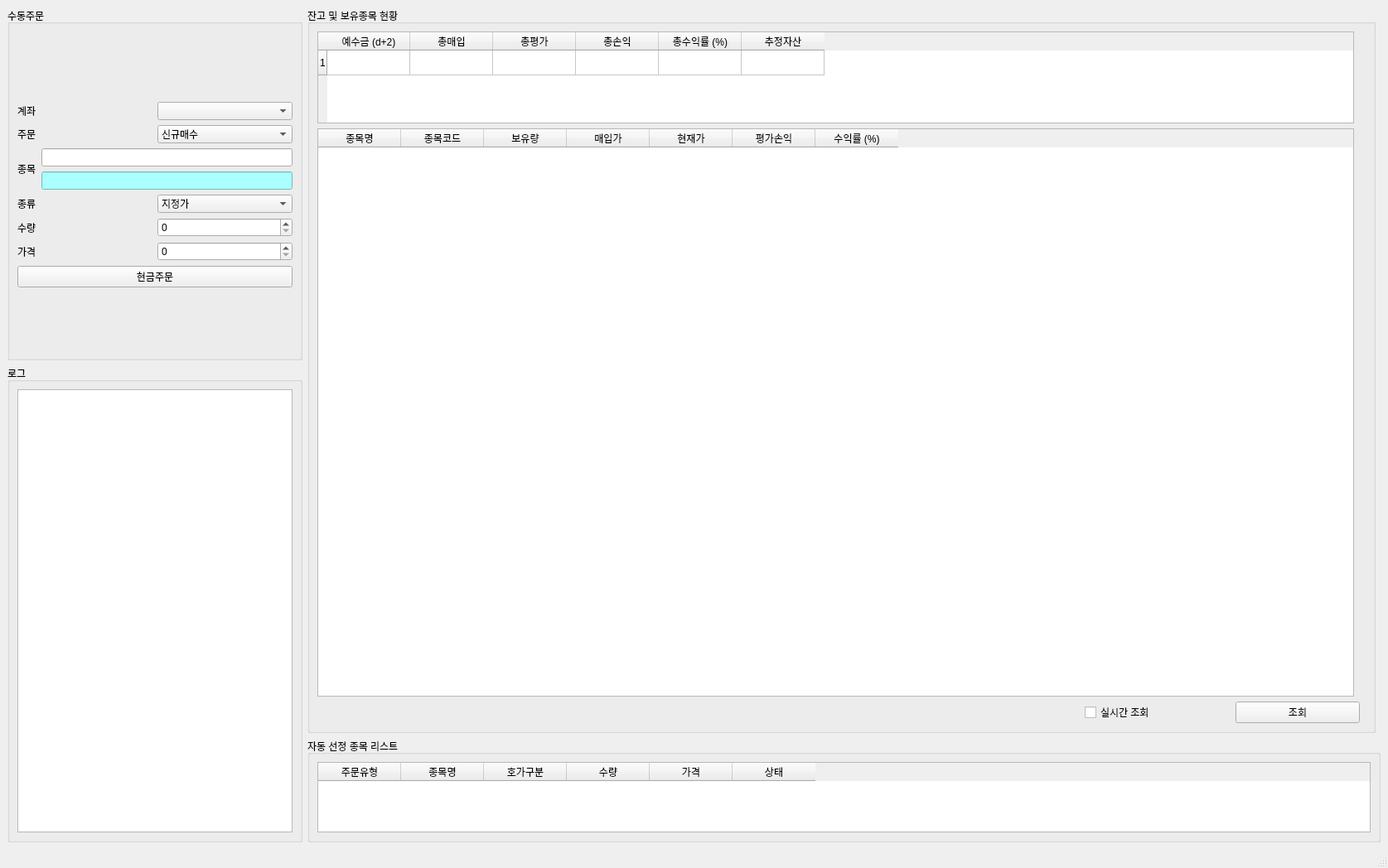
<?xml version="1.0" encoding="UTF-8"?>
<ui version="4.0">
 <class>MainWindow</class>
 <widget class="QMainWindow" name="MainWindow">
  <property name="geometry">
   <rect>
    <x>0</x>
    <y>0</y>
    <width>1675</width>
    <height>1048</height>
   </rect>
  </property>
  <property name="windowTitle">
   <string>PyTrader v0.4</string>
  </property>
  <property name="windowIcon">
   <iconset>
    <normaloff>pytrader.png</normaloff>pytrader.png</iconset>
  </property>
  <widget class="QWidget" name="centralwidget">
   <layout class="QHBoxLayout" name="horizontalLayout_10">
    <item>
     <layout class="QHBoxLayout" name="horizontalLayout_9">
      <item>
       <layout class="QVBoxLayout" name="verticalLayout_7">
        <item>
         <widget class="QGroupBox" name="groupBox">
          <property name="minimumSize">
           <size>
            <width>356</width>
            <height>426</height>
           </size>
          </property>
          <property name="maximumSize">
           <size>
            <width>356</width>
            <height>426</height>
           </size>
          </property>
          <property name="title">
           <string>수동주문</string>
          </property>
          <layout class="QVBoxLayout" name="verticalLayout_4" stretch="0">
           <property name="topMargin">
            <number>18</number>
           </property>
           <item>
            <layout class="QVBoxLayout" name="verticalLayout_2">
             <item>
              <layout class="QHBoxLayout" name="horizontalLayout">
               <item>
                <widget class="QLabel" name="label">
                 <property name="text">
                  <string>계좌</string>
                 </property>
                 <property name="buddy">
                  <cstring>accountComboBox</cstring>
                 </property>
                </widget>
               </item>
               <item>
                <widget class="QComboBox" name="accountComboBox"/>
               </item>
              </layout>
             </item>
             <item>
              <layout class="QHBoxLayout" name="horizontalLayout_2">
               <item>
                <widget class="QLabel" name="label_2">
                 <property name="text">
                  <string>주문</string>
                 </property>
                 <property name="buddy">
                  <cstring>orderTypeComboBox</cstring>
                 </property>
                </widget>
               </item>
               <item>
                <widget class="QComboBox" name="orderTypeComboBox">
                 <item>
                  <property name="text">
                   <string>신규매수</string>
                  </property>
                 </item>
                 <item>
                  <property name="text">
                   <string>신규매도</string>
                  </property>
                 </item>
                 <item>
                  <property name="text">
                   <string>매수취소</string>
                  </property>
                 </item>
                 <item>
                  <property name="text">
                   <string>매도취소</string>
                  </property>
                 </item>
                </widget>
               </item>
              </layout>
             </item>
             <item>
              <layout class="QHBoxLayout" name="horizontalLayout_6">
               <item>
                <widget class="QLabel" name="label_3">
                 <property name="text">
                  <string>종목</string>
                 </property>
                 <property name="buddy">
                  <cstring>codeLineEdit</cstring>
                 </property>
                </widget>
               </item>
               <item>
                <layout class="QVBoxLayout" name="verticalLayout">
                 <item>
                  <widget class="QLineEdit" name="codeLineEdit"/>
                 </item>
                 <item>
                  <widget class="QLineEdit" name="codeNameLineEdit">
                   <property name="styleSheet">
                    <string notr="true">background-color: rgb(170, 255, 255)</string>
                   </property>
                  </widget>
                 </item>
                </layout>
               </item>
              </layout>
             </item>
             <item>
              <layout class="QHBoxLayout" name="horizontalLayout_3">
               <item>
                <widget class="QLabel" name="label_4">
                 <property name="text">
                  <string>종류</string>
                 </property>
                 <property name="buddy">
                  <cstring>hogaTypeComboBox</cstring>
                 </property>
                </widget>
               </item>
               <item>
                <widget class="QComboBox" name="hogaTypeComboBox">
                 <item>
                  <property name="text">
                   <string>지정가</string>
                  </property>
                 </item>
                 <item>
                  <property name="text">
                   <string>시장가</string>
                  </property>
                 </item>
                </widget>
               </item>
              </layout>
             </item>
             <item>
              <layout class="QHBoxLayout" name="horizontalLayout_4">
               <item>
                <widget class="QLabel" name="label_5">
                 <property name="text">
                  <string>수량</string>
                 </property>
                 <property name="buddy">
                  <cstring>qtySpinBox</cstring>
                 </property>
                </widget>
               </item>
               <item>
                <widget class="QSpinBox" name="qtySpinBox">
                 <property name="maximum">
                  <number>1000000</number>
                 </property>
                </widget>
               </item>
              </layout>
             </item>
             <item>
              <layout class="QHBoxLayout" name="horizontalLayout_5">
               <item>
                <widget class="QLabel" name="label_6">
                 <property name="text">
                  <string>가격</string>
                 </property>
                 <property name="buddy">
                  <cstring>priceSpinBox</cstring>
                 </property>
                </widget>
               </item>
               <item>
                <widget class="QSpinBox" name="priceSpinBox">
                 <property name="maximum">
                  <number>1000000</number>
                 </property>
                 <property name="singleStep">
                  <number>50</number>
                 </property>
                </widget>
               </item>
              </layout>
             </item>
             <item>
              <widget class="QPushButton" name="orderBtn">
               <property name="text">
                <string>현금주문</string>
               </property>
              </widget>
             </item>
            </layout>
           </item>
          </layout>
         </widget>
        </item>
        <item>
         <widget class="QGroupBox" name="groupBox_4">
          <property name="maximumSize">
           <size>
            <width>356</width>
            <height>16777215</height>
           </size>
          </property>
          <property name="title">
           <string>로그</string>
          </property>
          <layout class="QHBoxLayout" name="horizontalLayout_7">
           <item>
            <widget class="QTextEdit" name="logTextEdit"/>
           </item>
          </layout>
         </widget>
        </item>
       </layout>
      </item>
      <item>
       <layout class="QVBoxLayout" name="verticalLayout_6">
        <item>
         <widget class="QGroupBox" name="groupBox_2">
          <property name="minimumSize">
           <size>
            <width>1289</width>
            <height>876</height>
           </size>
          </property>
          <property name="maximumSize">
           <size>
            <width>1289</width>
            <height>876</height>
           </size>
          </property>
          <property name="title">
           <string>잔고 및 보유종목 현황</string>
          </property>
          <layout class="QVBoxLayout" name="verticalLayout_3">
           <item>
            <widget class="QTableWidget" name="accountEvaluationTable">
             <property name="minimumSize">
              <size>
               <width>1251</width>
               <height>111</height>
              </size>
             </property>
             <property name="maximumSize">
              <size>
               <width>1251</width>
               <height>111</height>
              </size>
             </property>
             <property name="rowCount">
              <number>1</number>
             </property>
             <row/>
             <column>
              <property name="text">
               <string>예수금 (d+2)</string>
              </property>
             </column>
             <column>
              <property name="text">
               <string>총매입</string>
              </property>
             </column>
             <column>
              <property name="text">
               <string>총평가</string>
              </property>
             </column>
             <column>
              <property name="text">
               <string>총손익</string>
              </property>
             </column>
             <column>
              <property name="text">
               <string>총수익률 (%)</string>
              </property>
             </column>
             <column>
              <property name="text">
               <string>추정자산</string>
              </property>
             </column>
            </widget>
           </item>
           <item>
            <widget class="QTableWidget" name="stocksTable">
             <property name="minimumSize">
              <size>
               <width>1251</width>
               <height>631</height>
              </size>
             </property>
             <property name="maximumSize">
              <size>
               <width>1251</width>
               <height>16777215</height>
              </size>
             </property>
             <column>
              <property name="text">
               <string>종목명</string>
              </property>
             </column>
             <column>
              <property name="text">
               <string>종목코드</string>
              </property>
             </column>
             <column>
              <property name="text">
               <string>보유량</string>
              </property>
             </column>
             <column>
              <property name="text">
               <string>매입가</string>
              </property>
             </column>
             <column>
              <property name="text">
               <string>현재가</string>
              </property>
             </column>
             <column>
              <property name="text">
               <string>평가손익</string>
              </property>
             </column>
             <column>
              <property name="text">
               <string>수익률 (%)</string>
              </property>
             </column>
            </widget>
           </item>
           <item>
            <layout class="QHBoxLayout" name="horizontalLayout_8" stretch="0,0">
             <property name="leftMargin">
              <number>920</number>
             </property>
             <item>
              <widget class="QCheckBox" name="realtimeCheckBox">
               <property name="enabled">
                <bool>true</bool>
               </property>
               <property name="maximumSize">
                <size>
                 <width>170</width>
                 <height>28</height>
                </size>
               </property>
               <property name="text">
                <string>실시간 조회</string>
               </property>
              </widget>
             </item>
             <item>
              <widget class="QPushButton" name="inquiryBtn">
               <property name="maximumSize">
                <size>
                 <width>150</width>
                 <height>46</height>
                </size>
               </property>
               <property name="text">
                <string>조회</string>
               </property>
              </widget>
             </item>
            </layout>
           </item>
          </layout>
         </widget>
        </item>
        <item>
         <widget class="QGroupBox" name="groupBox_3">
          <property name="title">
           <string>자동 선정 종목 리스트</string>
          </property>
          <layout class="QVBoxLayout" name="verticalLayout_5">
           <item>
            <widget class="QTableWidget" name="automatedStocksTable">
             <column>
              <property name="text">
               <string>주문유형</string>
              </property>
             </column>
             <column>
              <property name="text">
               <string>종목명</string>
              </property>
             </column>
             <column>
              <property name="text">
               <string>호가구분</string>
              </property>
             </column>
             <column>
              <property name="text">
               <string>수량</string>
              </property>
             </column>
             <column>
              <property name="text">
               <string>가격</string>
              </property>
             </column>
             <column>
              <property name="text">
               <string>상태</string>
              </property>
             </column>
            </widget>
           </item>
          </layout>
         </widget>
        </item>
       </layout>
      </item>
     </layout>
    </item>
   </layout>
  </widget>
  <widget class="QMenuBar" name="menubar">
   <property name="geometry">
    <rect>
     <x>0</x>
     <y>0</y>
     <width>1675</width>
     <height>21</height>
    </rect>
   </property>
  </widget>
  <widget class="QStatusBar" name="statusbar"/>
 </widget>
 <tabstops>
  <tabstop>accountComboBox</tabstop>
  <tabstop>orderTypeComboBox</tabstop>
  <tabstop>codeLineEdit</tabstop>
  <tabstop>hogaTypeComboBox</tabstop>
  <tabstop>qtySpinBox</tabstop>
  <tabstop>priceSpinBox</tabstop>
  <tabstop>orderBtn</tabstop>
  <tabstop>codeNameLineEdit</tabstop>
 </tabstops>
 <resources/>
 <connections/>
</ui>
